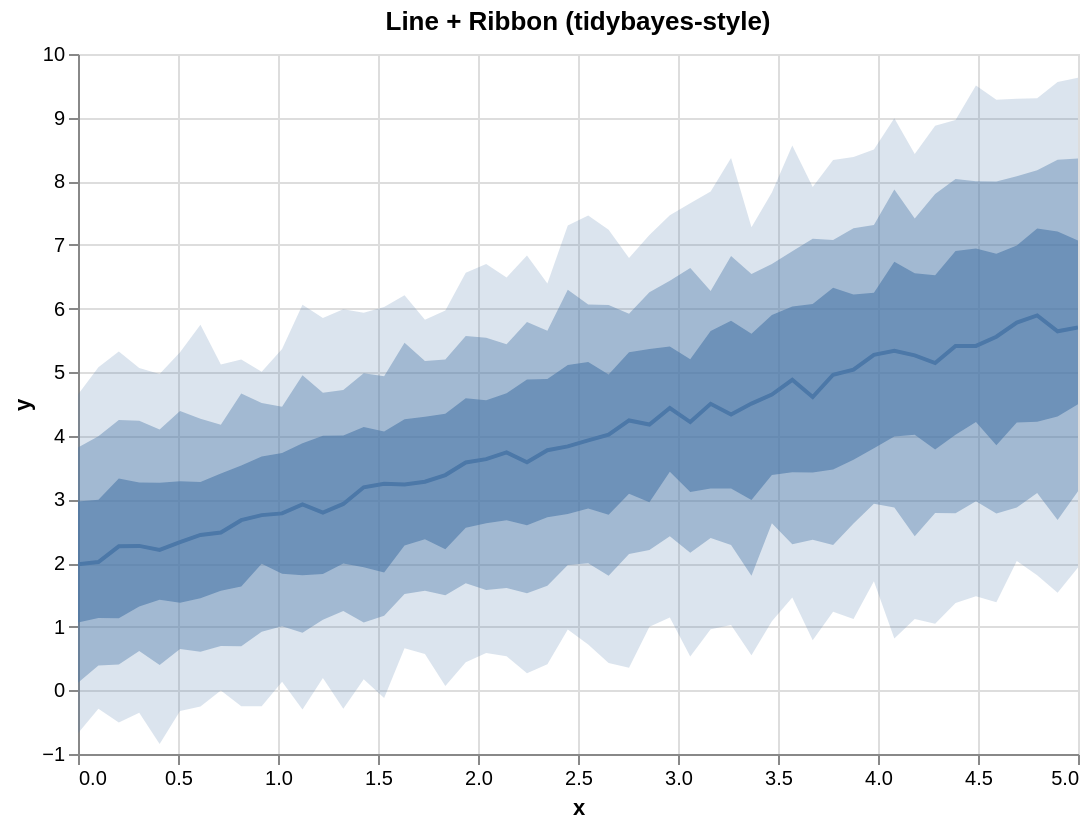

Source (Vega-Lite JSON):
### Vega-Lite specification from a JSON file in a GitHub repository (floating-point values rounded to 4 significant figures)
{"$schema": "https://vega.github.io/schema/vega-lite/v5.json", "config": {"axis": {"labelLimit": 0}, "header": {"labelLimit": 0}, "legend": {"labelLimit": 0}}, "data": {"values": [{"__median__": 4.241, "hi_0_5_": 5.312, "hi_0_8_": 5.92, "hi_0_95_": 6.794, "lo_0_5_": 3.089, "lo_0_8_": 2.144, "lo_0_95_": 0.3555, "x": 2.755}, {"__median__": 2.793, "hi_0_5_": 4.001, "hi_0_8_": 4.675, "hi_0_95_": 5.851, "lo_0_5_": 1.827, "lo_0_8_": 1.111, "lo_0_95_": 0.1936, "x": 1.224}, {"__median__": 4.333, "hi_0_5_": 5.81, "hi_0_8_": 6.824, "hi_0_95_": 8.364, "lo_0_5_": 3.174, "lo_0_8_": 2.284, "lo_0_95_": 1.028, "x": 3.265}, {"__median__": 4.96, "hi_0_5_": 6.328, "hi_0_8_": 7.076, "hi_0_95_": 8.336, "lo_0_5_": 3.47, "lo_0_8_": 2.285, "lo_0_95_": 1.234, "x": 3.776}, {"__median__": 5.413, "hi_0_5_": 6.944, "hi_0_8_": 8.002, "hi_0_95_": 9.505, "lo_0_5_": 4.219, "lo_0_8_": 2.972, "lo_0_95_": 1.479, "x": 4.49}, {"__median__": 2.016, "hi_0_5_": 2.996, "hi_0_8_": 3.992, "hi_0_95_": 5.076, "lo_0_5_": 1.137, "lo_0_8_": 0.3916, "lo_0_95_": -0.29, "x": 0.102}, {"__median__": 5.338, "hi_0_5_": 6.734, "hi_0_8_": 7.869, "hi_0_95_": 8.991, "lo_0_5_": 3.989, "lo_0_8_": 2.873, "lo_0_95_": 0.8141, "x": 4.082}, {"__median__": 2.27, "hi_0_5_": 3.266, "hi_0_8_": 4.238, "hi_0_95_": 5.064, "lo_0_5_": 1.317, "lo_0_8_": 0.6168, "lo_0_95_": -0.3534, "x": 0.3061}, {"__median__": 5.892, "hi_0_5_": 7.259, "hi_0_8_": 8.174, "hi_0_95_": 9.304, "lo_0_5_": 4.221, "lo_0_8_": 3.102, "lo_0_95_": 1.809, "x": 4.796}, {"__median__": 3.774, "hi_0_5_": 4.894, "hi_0_8_": 5.651, "hi_0_95_": 6.393, "lo_0_5_": 2.719, "lo_0_8_": 1.644, "lo_0_95_": 0.4092, "x": 2.347}, {"__median__": 2.263, "hi_0_5_": 3.329, "hi_0_8_": 4.25, "hi_0_95_": 5.324, "lo_0_5_": 1.134, "lo_0_8_": 0.4081, "lo_0_95_": -0.5037, "x": 0.2041}, {"__median__": 4.503, "hi_0_5_": 5.648, "hi_0_8_": 6.275, "hi_0_95_": 7.84, "lo_0_5_": 3.173, "lo_0_8_": 2.392, "lo_0_95_": 0.9622, "x": 3.163}, {"__median__": 5.265, "hi_0_5_": 6.553, "hi_0_8_": 7.415, "hi_0_95_": 8.428, "lo_0_5_": 4.018, "lo_0_8_": 2.423, "lo_0_95_": 1.123, "x": 4.184}, {"__median__": 3.583, "hi_0_5_": 4.885, "hi_0_8_": 5.788, "hi_0_95_": 6.834, "lo_0_5_": 2.595, "lo_0_8_": 1.524, "lo_0_95_": 0.2709, "x": 2.245}, {"__median__": 3.927, "hi_0_5_": 5.16, "hi_0_8_": 6.065, "hi_0_95_": 7.462, "lo_0_5_": 2.859, "lo_0_8_": 1.997, "lo_0_95_": 0.7222, "x": 2.551}, {"__median__": 2.781, "hi_0_5_": 3.73, "hi_0_8_": 4.458, "hi_0_95_": 5.364, "lo_0_5_": 1.833, "lo_0_8_": 1.007, "lo_0_95_": 0.1356, "x": 1.02}, {"__median__": 4.881, "hi_0_5_": 6.031, "hi_0_8_": 6.9, "hi_0_95_": 8.563, "lo_0_5_": 3.428, "lo_0_8_": 2.297, "lo_0_95_": 1.459, "x": 3.571}, {"__median__": 5.272, "hi_0_5_": 6.248, "hi_0_8_": 7.314, "hi_0_95_": 8.499, "lo_0_5_": 3.805, "lo_0_8_": 2.933, "lo_0_95_": 1.716, "x": 3.98}, {"__median__": 2.481, "hi_0_5_": 3.409, "hi_0_8_": 4.174, "hi_0_95_": 5.119, "lo_0_5_": 1.566, "lo_0_8_": 0.6979, "lo_0_95_": -0.004062, "x": 0.7143}, {"__median__": 5.144, "hi_0_5_": 6.525, "hi_0_8_": 7.8, "hi_0_95_": 8.871, "lo_0_5_": 3.783, "lo_0_8_": 2.787, "lo_0_95_": 1.047, "x": 4.286}, {"__median__": 2.675, "hi_0_5_": 3.536, "hi_0_8_": 4.664, "hi_0_95_": 5.199, "lo_0_5_": 1.631, "lo_0_8_": 0.6928, "lo_0_95_": -0.2512, "x": 0.8163}, {"__median__": 4.017, "hi_0_5_": 4.963, "hi_0_8_": 6.055, "hi_0_95_": 7.239, "lo_0_5_": 2.759, "lo_0_8_": 1.8, "lo_0_95_": 0.429, "x": 2.653}, {"__median__": 5.643, "hi_0_5_": 7.212, "hi_0_8_": 8.339, "hi_0_95_": 9.56, "lo_0_5_": 4.304, "lo_0_8_": 2.679, "lo_0_95_": 1.535, "x": 4.898}, {"__median__": 4.177, "hi_0_5_": 5.363, "hi_0_8_": 6.258, "hi_0_95_": 7.154, "lo_0_5_": 2.956, "lo_0_8_": 2.206, "lo_0_95_": 0.9997, "x": 2.857}, {"__median__": 3.383, "hi_0_5_": 4.346, "hi_0_8_": 5.2, "hi_0_95_": 5.969, "lo_0_5_": 2.216, "lo_0_8_": 1.493, "lo_0_95_": 0.06801, "x": 1.837}, {"__median__": 4.61, "hi_0_5_": 6.07, "hi_0_8_": 7.099, "hi_0_95_": 7.911, "lo_0_5_": 3.424, "lo_0_8_": 2.365, "lo_0_95_": 0.7894, "x": 3.673}, {"__median__": 3.74, "hi_0_5_": 4.668, "hi_0_8_": 5.439, "hi_0_95_": 6.489, "lo_0_5_": 2.672, "lo_0_8_": 1.609, "lo_0_95_": 0.5364, "x": 2.143}, {"__median__": 5.779, "hi_0_5_": 6.99, "hi_0_8_": 8.078, "hi_0_95_": 9.296, "lo_0_5_": 4.208, "lo_0_8_": 2.876, "lo_0_95_": 2.035, "x": 4.694}, {"__median__": 2.93, "hi_0_5_": 4.004, "hi_0_8_": 4.721, "hi_0_95_": 5.988, "lo_0_5_": 1.992, "lo_0_8_": 1.249, "lo_0_95_": -0.2885, "x": 1.327}, {"__median__": 2.328, "hi_0_5_": 3.286, "hi_0_8_": 4.391, "hi_0_95_": 5.312, "lo_0_5_": 1.378, "lo_0_8_": 0.6482, "lo_0_95_": -0.3261, "x": 0.5102}, {"__median__": 3.833, "hi_0_5_": 5.114, "hi_0_8_": 6.297, "hi_0_95_": 7.303, "lo_0_5_": 2.77, "lo_0_8_": 1.971, "lo_0_95_": 0.9574, "x": 2.449}, {"__median__": 4.216, "hi_0_5_": 5.202, "hi_0_8_": 6.636, "hi_0_95_": 7.656, "lo_0_5_": 3.116, "lo_0_8_": 2.161, "lo_0_95_": 0.5316, "x": 3.061}, {"__median__": 5.704, "hi_0_5_": 7.067, "hi_0_8_": 8.357, "hi_0_95_": 9.627, "lo_0_5_": 4.495, "lo_0_8_": 3.13, "lo_0_95_": 1.93, "x": 5.0}, {"__median__": 5.557, "hi_0_5_": 6.861, "hi_0_8_": 7.998, "hi_0_95_": 9.282, "lo_0_5_": 3.853, "lo_0_8_": 2.78, "lo_0_95_": 1.385, "x": 4.592}, {"__median__": 2.443, "hi_0_5_": 3.275, "hi_0_8_": 4.267, "hi_0_95_": 5.745, "lo_0_5_": 1.446, "lo_0_8_": 0.608, "lo_0_95_": -0.2518, "x": 0.6122}, {"__median__": 3.58, "hi_0_5_": 4.591, "hi_0_8_": 5.568, "hi_0_95_": 6.561, "lo_0_5_": 2.554, "lo_0_8_": 1.682, "lo_0_95_": 0.4426, "x": 1.939}, {"__median__": 3.247, "hi_0_5_": 4.07, "hi_0_8_": 4.936, "hi_0_95_": 6.026, "lo_0_5_": 1.854, "lo_0_8_": 1.173, "lo_0_95_": -0.1186, "x": 1.531}, {"__median__": 5.039, "hi_0_5_": 6.222, "hi_0_8_": 7.263, "hi_0_95_": 8.381, "lo_0_5_": 3.626, "lo_0_8_": 2.622, "lo_0_95_": 1.121, "x": 3.878}, {"__median__": 3.634, "hi_0_5_": 4.559, "hi_0_8_": 5.542, "hi_0_95_": 6.699, "lo_0_5_": 2.625, "lo_0_8_": 1.576, "lo_0_95_": 0.5876, "x": 2.041}, {"__median__": 3.192, "hi_0_5_": 4.14, "hi_0_8_": 4.985, "hi_0_95_": 5.932, "lo_0_5_": 1.933, "lo_0_8_": 1.065, "lo_0_95_": 0.173, "x": 1.429}, {"__median__": 2.207, "hi_0_5_": 3.263, "hi_0_8_": 4.1, "hi_0_95_": 4.972, "lo_0_5_": 1.426, "lo_0_8_": 0.3989, "lo_0_95_": -0.8443, "x": 0.4082}, {"__median__": 4.506, "hi_0_5_": 5.605, "hi_0_8_": 6.543, "hi_0_95_": 7.277, "lo_0_5_": 2.991, "lo_0_8_": 1.8, "lo_0_95_": 0.5516, "x": 3.367}, {"__median__": 1.98, "hi_0_5_": 2.968, "hi_0_8_": 3.817, "hi_0_95_": 4.649, "lo_0_5_": 1.067, "lo_0_8_": 0.1182, "lo_0_95_": -0.674, "x": 0.0}, {"__median__": 5.413, "hi_0_5_": 6.904, "hi_0_8_": 8.034, "hi_0_95_": 8.962, "lo_0_5_": 4.017, "lo_0_8_": 2.782, "lo_0_95_": 1.374, "x": 4.388}, {"__median__": 2.754, "hi_0_5_": 3.676, "hi_0_8_": 4.517, "hi_0_95_": 5.006, "lo_0_5_": 1.991, "lo_0_8_": 0.9217, "lo_0_95_": -0.248, "x": 0.9184}, {"__median__": 3.278, "hi_0_5_": 4.298, "hi_0_8_": 5.178, "hi_0_95_": 5.825, "lo_0_5_": 2.373, "lo_0_8_": 1.566, "lo_0_95_": 0.5706, "x": 1.735}, {"__median__": 4.436, "hi_0_5_": 5.403, "hi_0_8_": 6.438, "hi_0_95_": 7.466, "lo_0_5_": 3.437, "lo_0_8_": 2.42, "lo_0_95_": 1.147, "x": 2.959}, {"__median__": 3.234, "hi_0_5_": 4.26, "hi_0_8_": 5.462, "hi_0_95_": 6.208, "lo_0_5_": 2.277, "lo_0_8_": 1.513, "lo_0_95_": 0.6627, "x": 1.633}, {"__median__": 4.648, "hi_0_5_": 5.901, "hi_0_8_": 6.699, "hi_0_95_": 7.822, "lo_0_5_": 3.383, "lo_0_8_": 2.625, "lo_0_95_": 1.087, "x": 3.469}, {"__median__": 2.923, "hi_0_5_": 3.884, "hi_0_8_": 4.951, "hi_0_95_": 6.06, "lo_0_5_": 1.809, "lo_0_8_": 0.9045, "lo_0_95_": -0.3017, "x": 1.122}]}, "height": 350, "layer": [{"_lr_layer": true, "encoding": {"tooltip": [{"field": "x", "title": "x", "type": "quantitative"}, {"field": "__median__", "title": "median", "type": "quantitative"}, {"field": "lo_0_95_", "title": "95% lo", "type": "quantitative"}, {"field": "hi_0_95_", "title": "95% hi", "type": "quantitative"}], "x": {"field": "x", "scale": {"zero": false}, "type": "quantitative"}, "y": {"field": "lo_0_95_", "scale": {"zero": false}, "title": "y", "type": "quantitative"}, "y2": {"field": "hi_0_95_"}}, "mark": {"line": false, "opacity": 0.2, "type": "area"}, "params": [{"bind": "scales", "name": "grid", "select": {"encodings": ["x", "y"], "type": "interval"}}]}, {"_lr_layer": true, "encoding": {"tooltip": [{"field": "x", "title": "x", "type": "quantitative"}, {"field": "__median__", "title": "median", "type": "quantitative"}, {"field": "lo_0_95_", "title": "95% lo", "type": "quantitative"}, {"field": "hi_0_95_", "title": "95% hi", "type": "quantitative"}], "x": {"field": "x", "scale": {"zero": false}, "type": "quantitative"}, "y": {"field": "lo_0_8_", "scale": {"zero": false}, "title": "y", "type": "quantitative"}, "y2": {"field": "hi_0_8_"}}, "mark": {"line": false, "opacity": 0.4, "type": "area"}}, {"_lr_layer": true, "encoding": {"tooltip": [{"field": "x", "title": "x", "type": "quantitative"}, {"field": "__median__", "title": "median", "type": "quantitative"}, {"field": "lo_0_95_", "title": "95% lo", "type": "quantitative"}, {"field": "hi_0_95_", "title": "95% hi", "type": "quantitative"}], "x": {"field": "x", "scale": {"zero": false}, "type": "quantitative"}, "y": {"field": "lo_0_5_", "scale": {"zero": false}, "title": "y", "type": "quantitative"}, "y2": {"field": "hi_0_5_"}}, "mark": {"line": false, "opacity": 0.6, "type": "area"}}, {"_lr_layer": true, "encoding": {"tooltip": [{"field": "x", "title": "x", "type": "quantitative"}, {"field": "__median__", "title": "median", "type": "quantitative"}, {"field": "lo_0_95_", "title": "95% lo", "type": "quantitative"}, {"field": "hi_0_95_", "title": "95% hi", "type": "quantitative"}], "x": {"field": "x", "scale": {"zero": false}, "type": "quantitative"}, "y": {"field": "__median__", "scale": {"zero": false}, "title": "y", "type": "quantitative"}}, "mark": {"strokeWidth": 2, "type": "line"}}], "title": "Line + Ribbon (tidybayes-style)", "width": 500}
